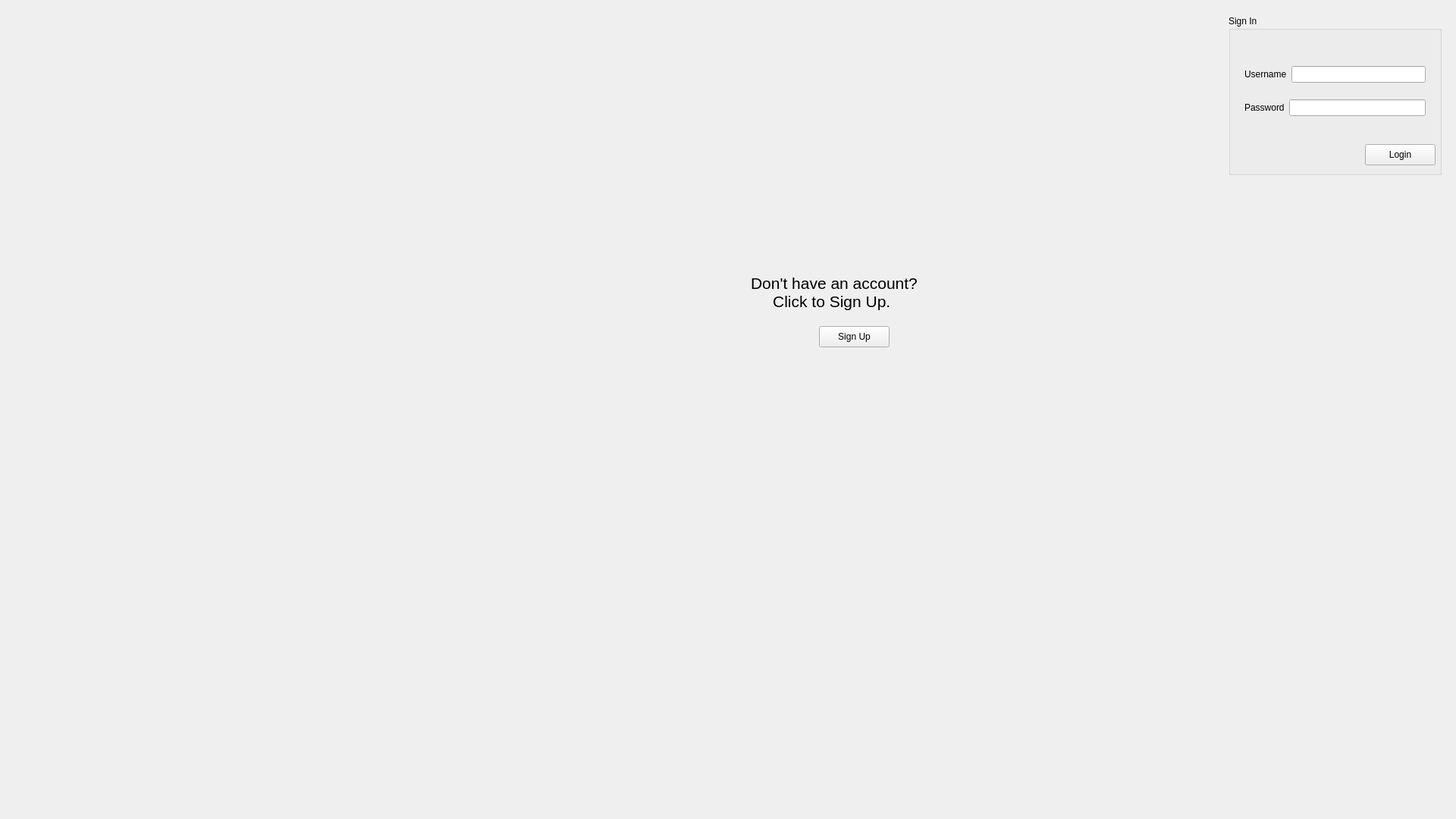
<?xml version="1.0" encoding="UTF-8"?>
<ui version="4.0">
 <class>MainWindow</class>
 <widget class="QMainWindow" name="MainWindow">
  <property name="geometry">
   <rect>
    <x>0</x>
    <y>0</y>
    <width>1920</width>
    <height>1080</height>
   </rect>
  </property>
  <property name="windowTitle">
   <string>MainWindow</string>
  </property>
  <property name="styleSheet">
   <string notr="true"/>
  </property>
  <widget class="QWidget" name="centralWidget">
   <property name="styleSheet">
    <string notr="true">#centralWidget{border-image: url(:/resources/img/Background.png);}</string>
   </property>
   <widget class="QStackedWidget" name="stackedWidget">
    <property name="geometry">
     <rect>
      <x>440</x>
      <y>460</y>
      <width>911</width>
      <height>621</height>
     </rect>
    </property>
    <property name="styleSheet">
     <string notr="true"/>
    </property>
    <widget class="QWidget" name="page"/>
    <widget class="QWidget" name="page_SignUp">
     <widget class="QLabel" name="label">
      <property name="geometry">
       <rect>
        <x>310</x>
        <y>120</y>
        <width>561</width>
        <height>111</height>
       </rect>
      </property>
      <property name="text">
       <string>gtrgherge</string>
      </property>
     </widget>
    </widget>
   </widget>
   <widget class="QPushButton" name="pushButton_SignUp">
    <property name="geometry">
     <rect>
      <x>1080</x>
      <y>430</y>
      <width>93</width>
      <height>28</height>
     </rect>
    </property>
    <property name="text">
     <string>Sign Up</string>
    </property>
   </widget>
   <widget class="QGroupBox" name="groupBox">
    <property name="geometry">
     <rect>
      <x>1620</x>
      <y>20</y>
      <width>281</width>
      <height>211</height>
     </rect>
    </property>
    <property name="title">
     <string>Sign In</string>
    </property>
    <widget class="QPushButton" name="pushButton">
     <property name="geometry">
      <rect>
       <x>180</x>
       <y>170</y>
       <width>93</width>
       <height>28</height>
      </rect>
     </property>
     <property name="text">
      <string>Login</string>
     </property>
    </widget>
    <widget class="QWidget" name="layoutWidget">
     <property name="geometry">
      <rect>
       <x>10</x>
       <y>40</y>
       <width>261</width>
       <height>121</height>
      </rect>
     </property>
     <layout class="QVBoxLayout" name="verticalLayout">
      <item>
       <layout class="QHBoxLayout" name="horizontalLayout">
        <item>
         <widget class="QLabel" name="label_2">
          <property name="text">
           <string>Username</string>
          </property>
         </widget>
        </item>
        <item>
         <widget class="QLineEdit" name="lineEdit_Username"/>
        </item>
       </layout>
      </item>
      <item>
       <layout class="QHBoxLayout" name="horizontalLayout_2">
        <item>
         <widget class="QLabel" name="label_3">
          <property name="text">
           <string>Password</string>
          </property>
         </widget>
        </item>
        <item>
         <widget class="QLineEdit" name="lineEdit_Password">
          <property name="font">
           <font>
            <pointsize>4</pointsize>
           </font>
          </property>
          <property name="echoMode">
           <enum>QLineEdit::Password</enum>
          </property>
         </widget>
        </item>
       </layout>
      </item>
     </layout>
    </widget>
   </widget>
   <widget class="QLabel" name="label_4">
    <property name="geometry">
     <rect>
      <x>990</x>
      <y>330</y>
      <width>281</width>
      <height>111</height>
     </rect>
    </property>
    <property name="font">
     <font>
      <pointsize>16</pointsize>
     </font>
    </property>
    <property name="text">
     <string>Don't have an account?
     Click to Sign Up. </string>
    </property>
   </widget>
  </widget>
 </widget>
 <layoutdefault spacing="6" margin="11"/>
 <resources/>
 <connections/>
</ui>
